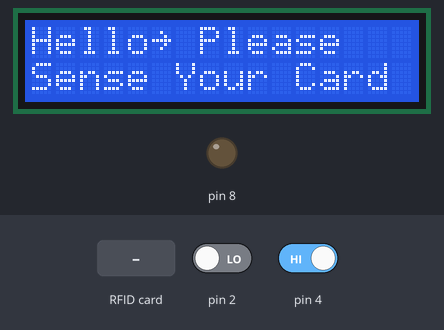
A sketch run on a simulated Arduino Uno, built with avr-gcc and run on an emulated ATmega328P. Shown: 16×2 character LCD, output pins drawn as LEDs (lit = HIGH). The inputs (shaded band) are chosen by the test bench; at power-on: pin 2 LOW, pin 4 HIGH. Pins used as bus, display or sensor lines are not drawn; what the sketch prints to the serial monitor is not drawn.

Above: at 1.3 s.
1.4 s: RFID card CA 9B BF 6F held to the reader
At 2.1 s:
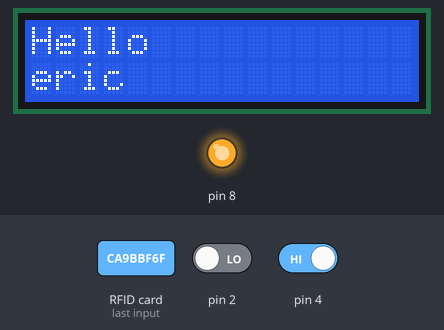
3.2 s: RFID card E9 2F 52 B3 held to the reader
At 4.5 s:
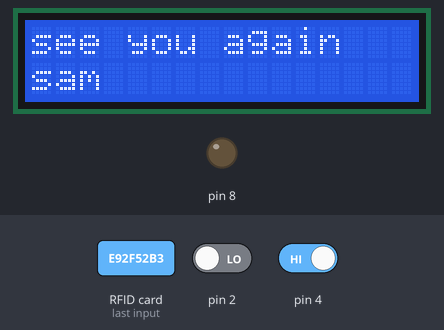
4.8 s: RFID card 5E 7A 19 C4 held to the reader
At 6.0 s:
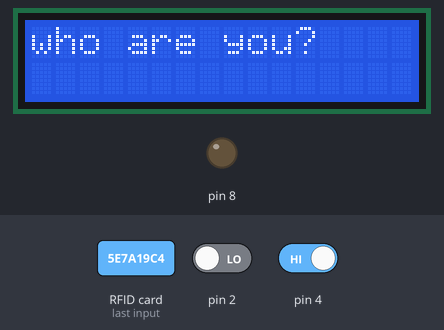
6.3 s: RFID card E9 2F 52 B3 held to the reader
At 7.2 s:
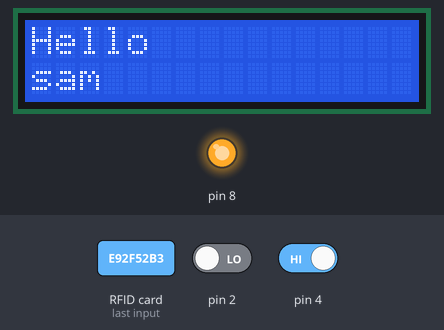
7.9 s: RFID card CA 9B BF 6F held to the reader
At 8.6 s:
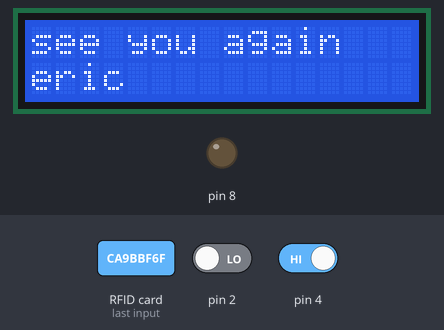
9.5 s: pin 2 driven HIGH and pin 4 driven LOW
At 11.0 s:
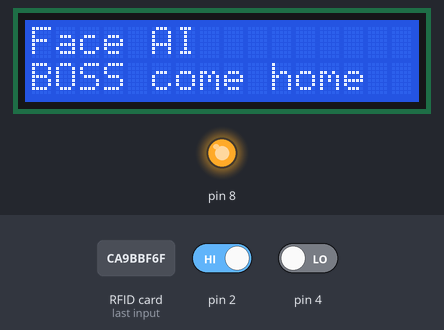
Timing chart, 0 to 12.1 s (numbered marks = the images above; inputs shaded):
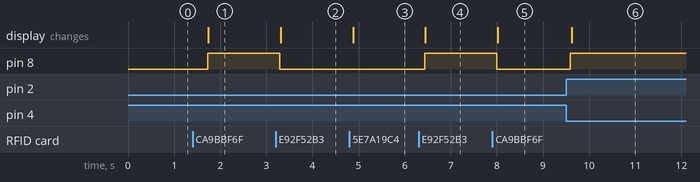

Measured:
- after the input at 1.4 s, pin 8: LOW → HIGH after 0.32 s; the display: changes after 0.34 s (image 1)
- after the input at 3.2 s, pin 8: HIGH → LOW after 0.09 s; the display: changes after 0.11 s (image 2)
- after the input at 4.8 s, the display: changes after 0.08 s (image 3)
- after the input at 6.3 s, pin 8: LOW → HIGH after 0.13 s; the display: changes after 0.15 s (image 4)
- after the input at 7.9 s, pin 8: HIGH → LOW after 0.10 s; the display: changes after 0.12 s (image 5)
- after the input at 9.5 s, pin 8: LOW → HIGH after 0.10 s; the display: changes after 0.12 s (image 6)

The sketch:

22.ino
```cpp
/*
 * Generated using BlocklyDuino:
 *
 * https://github.com/MediaTek-Labs/BlocklyDuino-for-LinkIt
 *
 * Date: Wed, 17 Mar 2021 06:44:58 GMT
 */

#include <Wire.h>
#include <LiquidCrystal_I2C.h>
#include <SPI.h>

#include <MFRC522.h>

String name;

String myId;

boolean faceYes;

boolean faceNo;

int flag;

LiquidCrystal_I2C lcd(0x27,16,2);
void LCM1602_0() {
}

void LCM1602_1() {
  //螢幕不能顯示中文
  lcd.init();
  lcd.backlight();
}

MFRC522 rfid(/*SS_PIN*/ 10, /*RST_PIN*/ UINT8_MAX);

String mfrc522_readID()
{
  String ret;
  if (rfid.PICC_IsNewCardPresent() && rfid.PICC_ReadCardSerial())
  {
    MFRC522::PICC_Type piccType = rfid.PICC_GetType(rfid.uid.sak);

    for (byte i = 0; i < rfid.uid.size; i++) {
      ret += (rfid.uid.uidByte[i] < 0x10 ? "0" : "");
      ret += String(rfid.uid.uidByte[i], HEX);
    }
  }

  // Halt PICC
  rfid.PICC_HaltA();

  // Stop encryption on PCD
  rfid.PCD_StopCrypto1();
  return ret;
}

void hello() {
  digitalWrite(8, LOW);
  lcd.clear();
  lcd.setCursor(0,0);
  lcd.print("Hello~ Please");
  lcd.setCursor(0,1);
  lcd.print("Sense Your Card");
}

void setup()
{
  Serial.begin(9600);

  name = "";
  LCM1602_1();
  hello();
  //pinMode(2, INPUT_PULLUP);
  //pinMode(4, INPUT_PULLUP);
  SPI.begin();
  rfid.PCD_Init();

  pinMode(8, OUTPUT);
  pinMode(2, INPUT);
  pinMode(4, INPUT);
}


void loop()
{
  myId = mfrc522_readID();
  if ((myId.length()) > 0) {
    myId.toUpperCase();
    Serial.println(myId);
    if (myId == "CA9BBF6F") {
      name = "eric";

    } else if (myId == "E92F52B3") {
      name = "sam";
    } else {
      name = "stranger";

    }
    if (name == "stranger") {
      Serial.println("你誰啊你");
      lcd.clear();
      lcd.print("who are you?");

    } else {
      if (flag == 0) {
        digitalWrite(8, HIGH);
        Serial.println("歡迎");
        lcd.clear();
        lcd.setCursor(0,0);
        lcd.print("Hello");
        lcd.setCursor(0,1);
        lcd.print(name);
        flag = 1;

      } else {
        digitalWrite(8, LOW);
        Serial.println("再見");
        lcd.clear();
        lcd.setCursor(0,0);
        lcd.print("see you again");
        lcd.setCursor(0,1);
        lcd.print(name);
        flag = 0;

      }

    }

  }
  /*
    臉部辨識
  */
  faceYes = digitalRead(2);
  faceNo = digitalRead(4);
  if (faceYes == true && faceNo == false) {
    Serial.println("人臉辨識系統！主人回來了");
    digitalWrite(8, HIGH);
    lcd.clear();
    lcd.setCursor(0,0);
    lcd.print("Face AI");
    lcd.setCursor(0,1);
    lcd.print("BOSS come home");
    delay(15000);
    hello();

  }
  delay(500);
}
```
